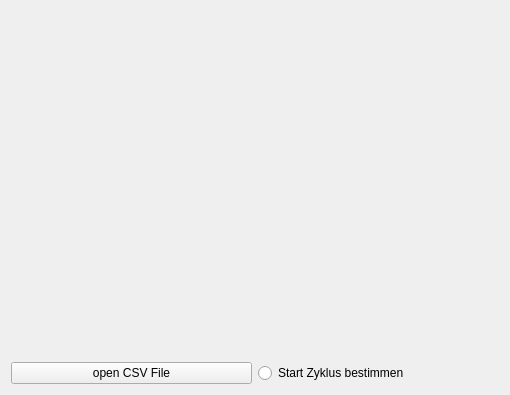
<?xml version="1.0" encoding="UTF-8"?>
<ui version="4.0">
 <class>Form</class>
 <widget class="QWidget" name="Form">
  <property name="geometry">
   <rect>
    <x>0</x>
    <y>0</y>
    <width>510</width>
    <height>395</height>
   </rect>
  </property>
  <property name="windowTitle">
   <string>Form</string>
  </property>
  <layout class="QVBoxLayout" name="verticalLayout_2">
   <item>
    <layout class="QVBoxLayout" name="verticalLayout" stretch="8,0">
     <item>
      <widget class="QWidget" name="widgetPlot" native="true"/>
     </item>
     <item>
      <layout class="QHBoxLayout" name="horizontalLayout">
       <item>
        <widget class="QPushButton" name="pushButton">
         <property name="text">
          <string>open CSV File</string>
         </property>
        </widget>
       </item>
       <item>
        <widget class="QRadioButton" name="findMinButton">
         <property name="text">
          <string>Start Zyklus bestimmen</string>
         </property>
        </widget>
       </item>
      </layout>
     </item>
    </layout>
   </item>
  </layout>
 </widget>
 <resources/>
 <connections/>
</ui>
